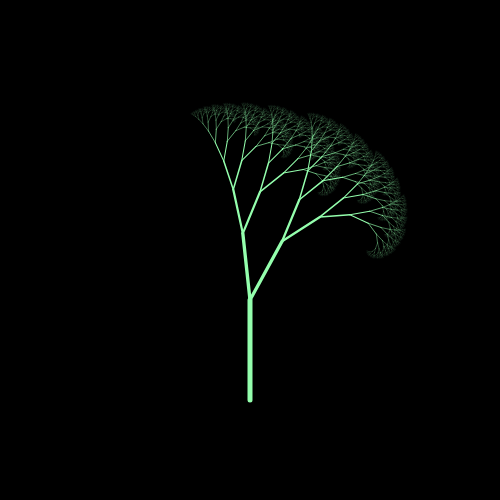
Frame 1 (no input)
Frame 60 (no input): identical to frame 1, image omitted
Frame 120 (the mouse pressed at the canvas centre since frame 60): identical to frame 1, image omitted

The p5.js sketch that drew this single still picture (run headless with seeded random() and noise() and a simulated clock; from frame 60 on, the mouse is pressed at the canvas centre):

// p5.js sketch
// ── sketch.js
const fact=0.67;
let len = 100;

function branch(l, theta, x, y, angle, c){
    if(l<1){
        return;
    }
    let x1=l*Math.cos(theta);
    let y1=l*Math.sin(theta);
    push();
    stroke(148, 255, 173);
    strokeWeight(c);
    translate(x, y);
    line(0, 0, x1, y1);
    pop();
    branch(fact*l, theta-angle+PI/8, x+x1, y+y1, angle, fact*c);
    branch(fact*l, theta+angle, x+x1, y+y1, angle, fact*c);
}

function setup(){
    createCanvas(500, 500);
    slider = createSlider(0, PI, PI/6, 0.1);
}

function draw(){
    background(0);
    let angle=slider.value();
    branch(100, 3*PI/2, 250, 400, angle, 5);
}
